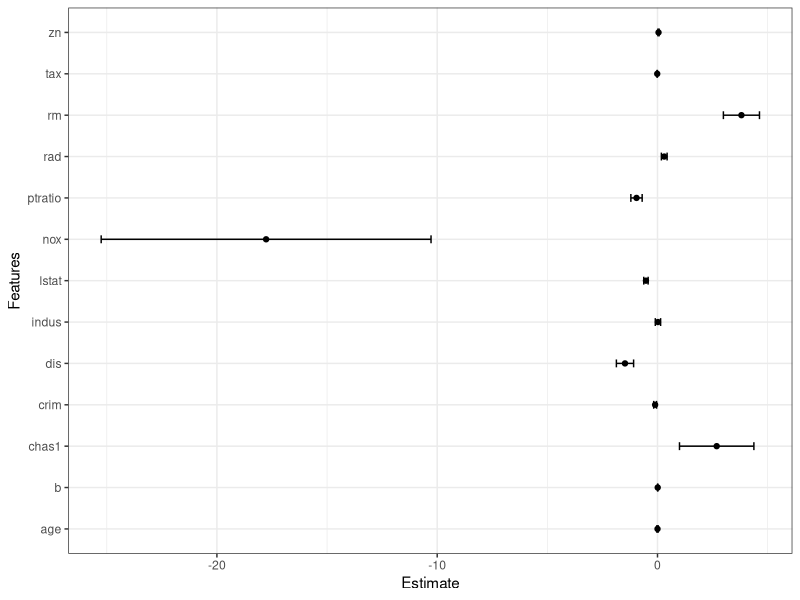
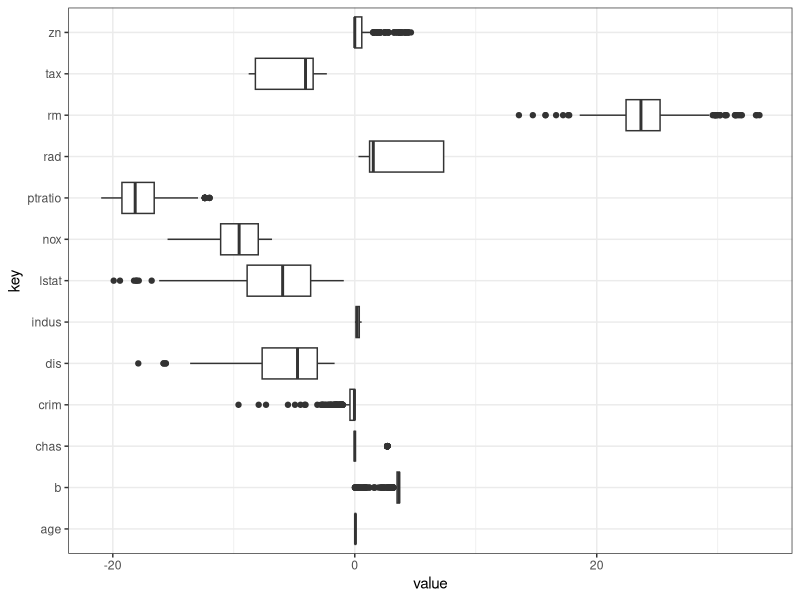
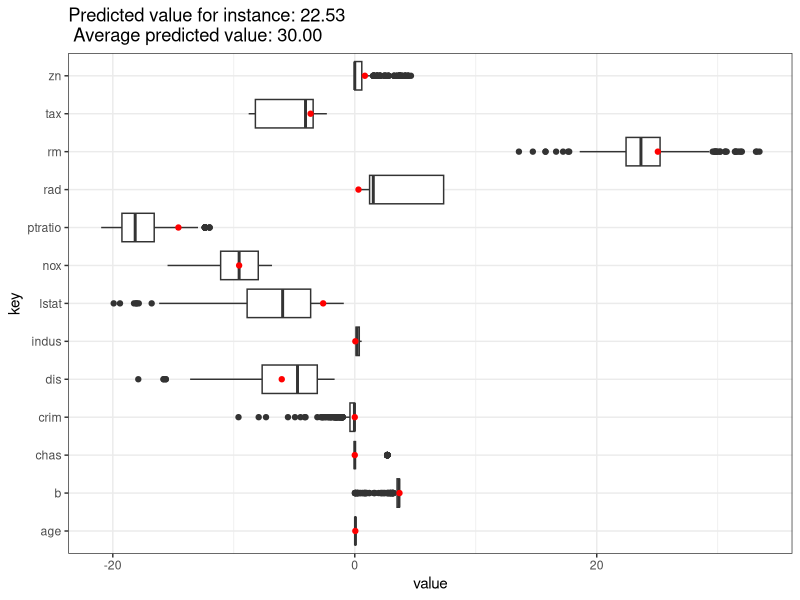
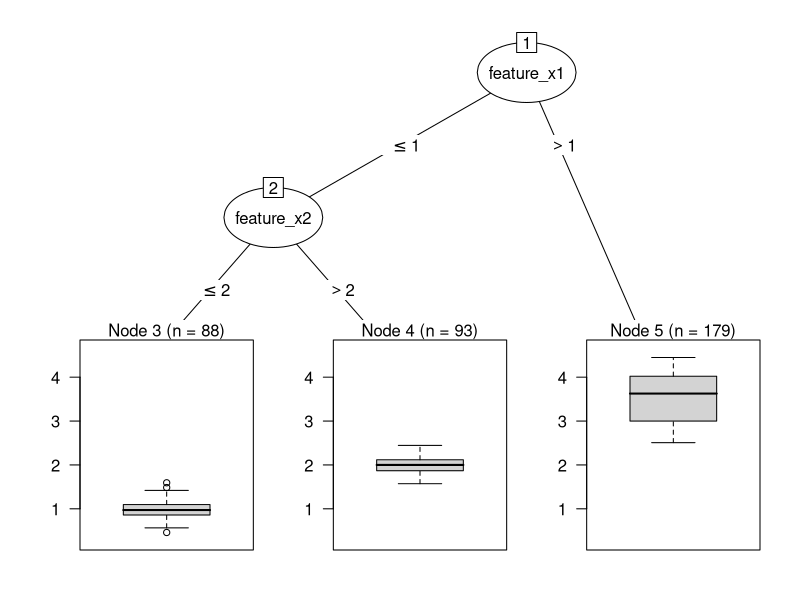

These charts were generated, in order, by the following R code:
## ---- chunk 1
library('mlbench')
library('knitr')
library('ggplot2')
library('dplyr')
library('tidyr')
my_theme = theme_bw()




data('BostonHousing')
mod = lm(medv ~ ., data = BostonHousing, x=TRUE)
lm_summary = summary(mod)$coefficients
name_matches = c('crim'='per capita crime rate',
                 'zn'='proportion of residential land zoned for lots over 25,000 sq.ft',
                 'indus'='proportion of non-retail business acres per town',
                 'chas1'='Charles River dummy variable (= 1 if tract bounds river; 0 otherwise)',
                 'nox'='nitric oxides concentration (parts per 10 million)',
                 'rm'='average number of rooms per dwelling',
                 'age'='proportion of owner-occupied units built prior to 1940',
                 'dis'='weighted distances to five Boston employment centres',
                 'rad'='index of accessibility to radial highways',
                 'tax'='full-value property-tax rate per USD 10,000',
                 'ptratio'='pupil-teacher ratio by town',
                 'b'='1000(B - 0.63)^2 where B is the proportion of blacks by town',
                 'lstat'='percentage of lower status of the population',
                 'medv'='median value of owner-occupied homes in USD 1000', '(Intercept)'='(Intercept)')
lm_summary_print = lm_summary
rownames(lm_summary_print) = name_matches[rownames(lm_summary_print)]

kable(lm_summary_print[,c('Estimate', 'Std. Error')])
## ---- chunk 2
coef_plot = function(mod, alpha = 0.05, remove_intercept = TRUE){
  lm_summary = summary(mod)$coefficients

  df = data.frame(Features = rownames(lm_summary),
                  Estimate = lm_summary[,'Estimate'],
                  std_error = lm_summary[,'Std. Error'])
  df$lower = df$Estimate - qnorm(alpha/2) * df$std_error
  df$upper = df$Estimate + qnorm(alpha/2) * df$std_error


  if(remove_intercept){
    df = df[!(df$Features == '(Intercept)'),]
  }
  ggplot(df) +
    geom_point(aes(x=Estimate, y=Features)) +  
    geom_segment(aes(y=Features, yend=Features, x=lower, xend=upper), arrow = arrow(angle=90, ends='both', length = unit(0.1, 'cm'))) +
    my_theme
}

coef_plot(mod)

## ---- chunk 3

get_effects = function(mod){
  X = model.matrix(mod)
  X = data.frame(predict(mod, type = 'terms'))

  means = apply(mod$x, 2, mean) * mod$coefficients
  means = means[names(means)  != "(Intercept)"]
  # predict with type='terms' centers the results, so we have to add the mean again
  means_X = matrix(rep(means, times = nrow(X)), nrow=nrow(X), byrow=TRUE)
  X = X + means_X
  X  
}

effect_plot = function(mod, feature_names=NULL){
  X = get_effects(mod)
  if(!missing(feature_names)){
    rownames(X) = feature_names
  }
  X = gather(X)
  ggplot(X) +
    geom_boxplot(aes(x=key, y=value, group=key)) +
    coord_flip() + my_theme
}

effect_plot(mod)
## ---- chunk 4
i = 1
effects = get_effects(mod)
effects_i = gather(effects[i, ])
predictions = predict(mod)
predictions_mean = mean(predictions)
pred_i = predictions[i]

effect_plot(mod) +
  geom_point(aes(x=key, y=value), color = 'red', data = effects_i) +
  ggtitle(sprintf('Predicted value for instance: %.2f\n Average predicted value: %.2f', predictions_mean, pred_i))
## ---- chunk 5
library('party')
set.seed(42)
n = 100
dat = data.frame(feature_x1 = rep(c(1,1,2,2), times = n), feature_x2 = rep(c(2,3,3,3), times = n), y = rep(c(1, 2, 3, 4), times = n))
dat = dat[sample(1:nrow(dat), size = 0.9 * nrow(dat)), ]
dat$y = dat$y + rnorm(nrow(dat), sd = 0.2)
ct = ctree(y ~ feature_x1 + feature_x2, dat)
plot(ct, inner_panel = node_inner(ct, pval = FALSE))
